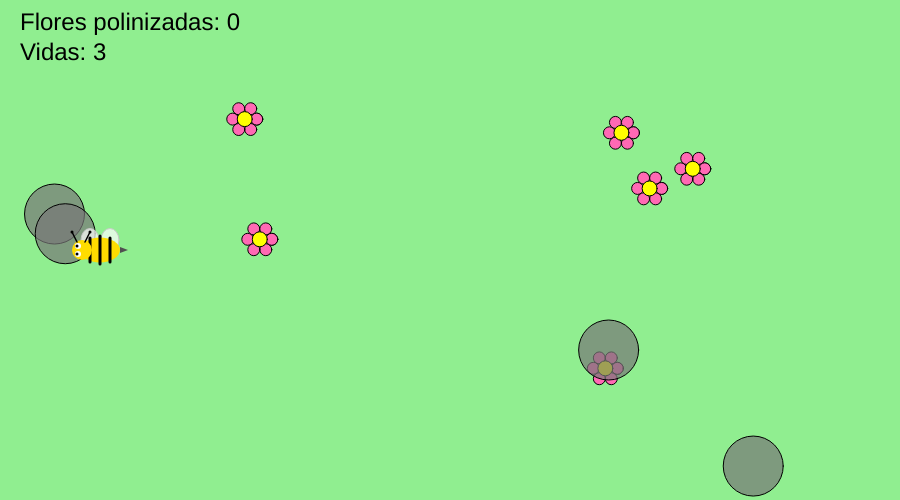
Frame 1 (no input)
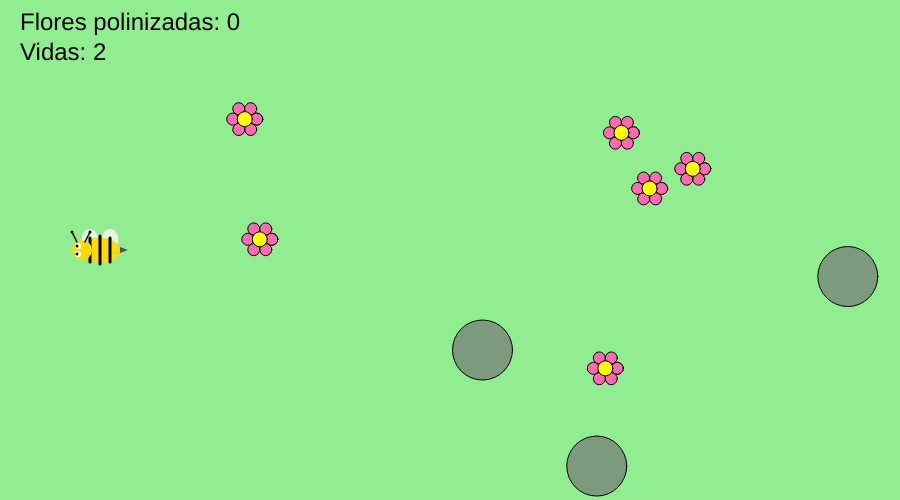
Frame 60 (no input)
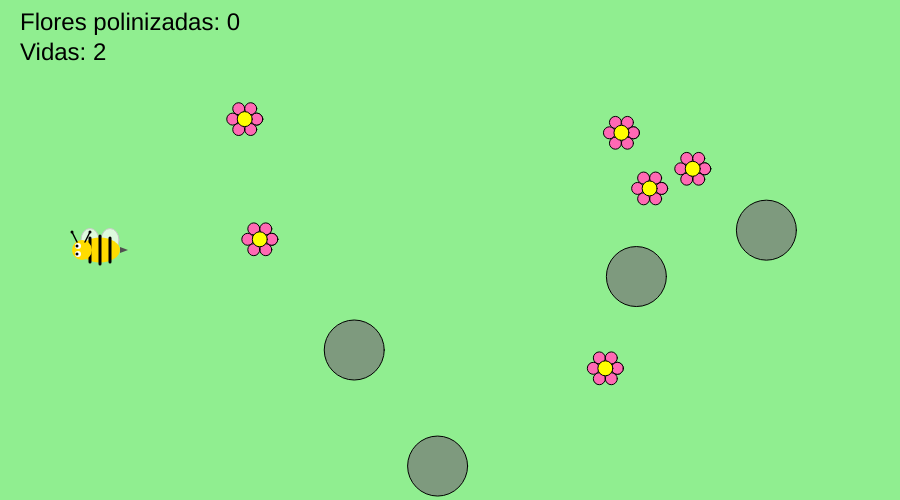
Frame 120 (the mouse pressed at the canvas centre since frame 60)

The p5.js sketch that drew these frames (run headless with seeded random() and noise() and a simulated clock; from frame 60 on, the mouse is pressed at the canvas centre):

// p5.js sketch
// ── sketch.js
let bee;
let flowers = [];
let gases = [];
let score = 0;
let lives = 3;

function setup() {
  createCanvas(900, 500);

  bee = {
    x: 100,
    y: height / 2,
    size: 25,
    speed: 5
  };

  for (let i = 0; i < 6; i++) {
    flowers.push({
      x: random(50, width - 50),
      y: random(50, height - 50),
      size: 18
    });
  }

  for (let i = 0; i < 4; i++) {
    gases.push({
      x: random(width),
      y: random(height),
      size: 30,
      speed: random(2, 4)
    });
  }
}

function draw() {
  background(144, 238, 144);

  moveBee();

  drawFlowers();
  drawGases();
  drawBee();

  fill(0);
  textSize(24);
  text("Flores polinizadas: " + score, 20, 30);
  text("Vidas: " + lives, 20, 60);

  checkCollisions();

  if (lives <= 0) {
    background(0);
    fill(255);
    textAlign(CENTER, CENTER);
    textSize(40);
    text("Fim de Jogo!", width / 2, height / 2 - 30);
    textSize(24);
    text("Pontuação: " + score, width / 2, height / 2 + 20);
    noLoop();
  }
}

function moveBee() {
  if (keyIsDown(LEFT_ARROW)) bee.x -= bee.speed;
  if (keyIsDown(RIGHT_ARROW)) bee.x += bee.speed;
  if (keyIsDown(UP_ARROW)) bee.y -= bee.speed;
  if (keyIsDown(DOWN_ARROW)) bee.y += bee.speed;

  bee.x = constrain(bee.x, 0, width);
  bee.y = constrain(bee.y, 0, height);
}

function drawBee() {
  push();
  translate(bee.x, bee.y);

  let beeWidth = 40;  // largura do corpo
  let beeHeight = 25; // altura do corpo
  let wingSize = 18;  // tamanho das asas

  // Asas
  fill(255, 255, 255, 180);
  stroke(200);
  strokeWeight(1);
  ellipse(-10, -10, wingSize, wingSize + 5);
  ellipse(10, -10, wingSize, wingSize + 5);

  // Corpo
  noStroke();
  fill(255, 220, 0);
  ellipse(0, 0, beeWidth, beeHeight);

  // Listras
  stroke(0);
  strokeWeight(3);
  line(-10, -12, -10, 12);
  line(0, -14, 0, 14);
  line(10, -12, 10, 12);

  // Cabeça
  noStroke();
  fill(255, 220, 0);
  ellipse(-18, 0, 20, 20);

  // Olhos
  fill(255);
  ellipse(-22, -4, 6, 6);
  ellipse(-22, 4, 6, 6);

  fill(0);
  ellipse(-23, -4, 3, 3);
  ellipse(-23, 4, 3, 3);

  // Antenas
  stroke(0);
  strokeWeight(1.5);
  line(-23, -8, -28, -18);
  line(-15, -8, -10, -18);

  noStroke();
  fill(0);
  ellipse(-28, -18, 3, 3);
  ellipse(-10, -18, 3, 3);

  // Ferrão
  fill(80);
  triangle(
    beeWidth / 2, -3,
    beeWidth / 2, 3,
    beeWidth / 2 + 8, 0
  );

  pop();
}

function drawFlowers() {
  for (let flower of flowers) {
    fill(255, 105, 180);

    for (let a = 0; a < TWO_PI; a += PI / 3) {
      ellipse(
        flower.x + cos(a) * 12,
        flower.y + sin(a) * 12,
        12,
        12
      );
    }

    fill(255, 255, 0);
    ellipse(flower.x, flower.y, 15, 15);
  }
}

function drawGases() {
  for (let gas of gases) {
    fill(120, 120, 120, 180);
    ellipse(gas.x, gas.y, gas.size * 2);

    gas.x -= gas.speed;

    if (gas.x < -50) {
      gas.x = width + 50;
      gas.y = random(height);
    }
  }
}

function checkCollisions() {
  // Flores
  for (let flower of flowers) {
    let d = dist(bee.x, bee.y, flower.x, flower.y);

    if (d < bee.size + flower.size) {
      score++;

      flower.x = random(50, width - 50);
      flower.y = random(50, height - 50);
    }
  }

  // Gases
  for (let gas of gases) {
    let d = dist(bee.x, bee.y, gas.x, gas.y);

    if (d < bee.size + gas.size) {
      lives--;

      gas.x = width + random(100, 300);
      gas.y = random(height);
    }
  }
}
